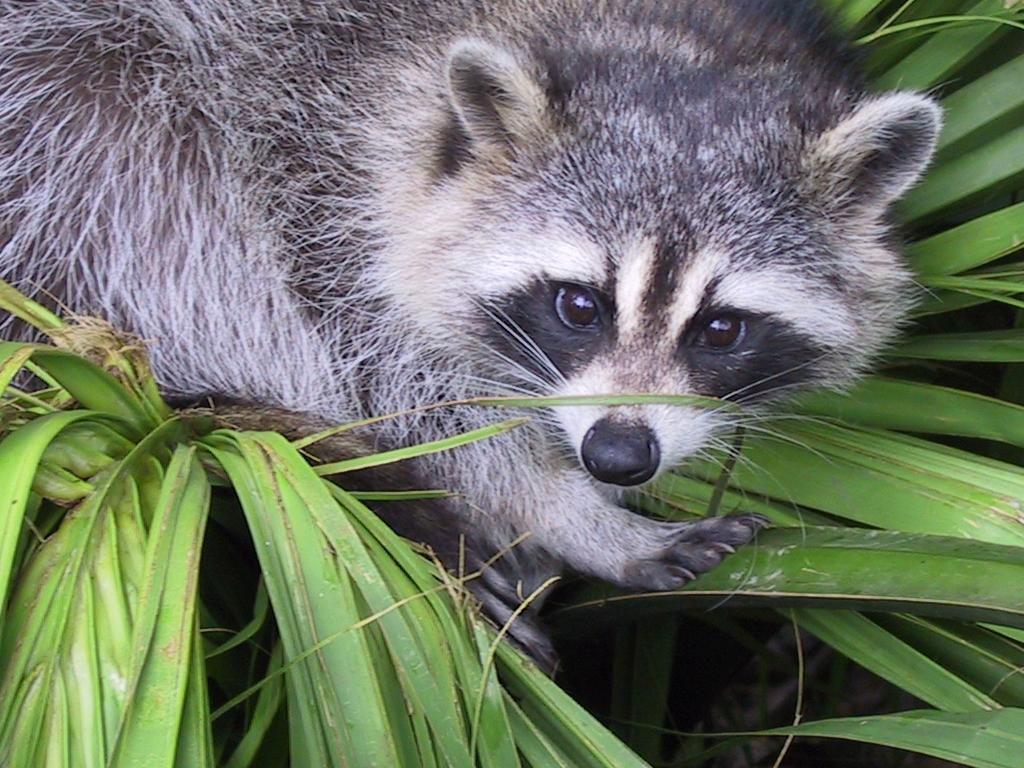
#> input picture Day_01/ex04/animal.jpeg, 1024 x 768 px
$ python rotate.py
#> lines starting #> are read from the running program, lines starting #| are printed output that depends on the picture
### Day_01/ex04/load_image.py
import os

import numpy as np
from PIL import Image


def ft_load(path: str) -> any:
    """
    This function takes a path on a format string (URL), checks if the object
    is a JPG or JPEG image, then returns its dimensions.
    """
    if os.path.exists(path):
        _, extension = os.path.splitext(path)
        if extension.lower() in [".jpeg", ".jpg"]:
            try:
                with Image.open(path) as img:
                    img_rgb = img.convert(
                        "RGB"
                    )  # on convertit l'image pixel par pixel en RGB
                    image_array = np.array(
                        img_rgb
                    )  # l'image est convertie ensuite en array
                    # print(f"The shape of image is: {image_array.shape}")
                    return image_array
            except IOError:
                print("Error opening this file.")
                return ()
        else:
            print("This file format isn't authorized")
            return ()
    else:
        print("This path doesn't exist")
        return ()


# La ligne "_, extension = os.path.splitext(path)" va creer un tuple, avec d'une part
# root : le tout le chemin en dehors de l'extension, et de l'autre côté l'extension.
# On doit ensuite calculer les dimensions de l'image.

### Day_01/ex04/rotate.py
import math
import numpy as np
from load_image import ft_load
from PIL import Image


def ft_rotate(img_array, angle):

    height, width = img_array.shape[:2]
    new_img_array = np.zeros_like(img_array)
    angle_rad = math.radians(angle)
    c_x, c_y = width / 2, height / 2

    for y in range(height):
        for x in range(width):
            # Calcul des nouvelles positions
            new_x = int(
                (x - c_x) * math.cos(angle_rad) - (y - c_y) * math.sin(angle_rad) + c_x
            )
            new_y = int(
                (x - c_x) * math.sin(angle_rad) + (y - c_y) * math.cos(angle_rad) + c_y
            )

            # Vérification que les nouvelles positions sont dans les limites de l'image
            if 0 <= new_x < width and 0 <= new_y < height:
                new_img_array[new_y, new_x] = img_array[y, x]
    return new_img_array


def ft_transpose(path_img, start_row, end_row, start_col, end_col, angle):
    """
    Load an image, cut it into a square and rotate it before printing it in grayscale.

    :param path_img: Path to the image file.
    :param start_row: Start index for rows.
    :param end_row: End index for rows.
    :param start_col: Start index for columns.
    :param end_col: End index for columns.
    :param angle : Rotation angle.
    :return: A NumPy array of the sliced and grayscaled region.
    """
    img_load_array = ft_load(path_img)
    img_load = Image.fromarray(img_load_array)
    img_cut = img_load.crop(
        (start_col, start_row, end_col, end_row)
    )  # attention au tuple pour crop()
    img_gray_cut = img_cut.convert("L")
    img_gray_cut_array = np.array(img_gray_cut)
    gray_cut_array_reshaped = np.expand_dims(
        img_gray_cut_array, axis=-1
    )  # premier ajout de la 3e dimension

    print(
        f"The shape of image is: {gray_cut_array_reshaped.shape} or \
            ({end_row - start_row}, {end_col - start_col})"
    )
    print(gray_cut_array_reshaped)

    # Rotation :
    rotated_img = ft_rotate(gray_cut_array_reshaped, 90)
    print(f"New shape after Transpose: {rotated_img.shape[:2]}")
    print(rotated_img)
    return rotated_img
    # Il faut a nouveau ajouter la 3dim car la rotation se fait sur un 2D array,
    # la 3d est perdue
    # il s'agit avant tout d'un souci de compatibilite pour les affichages des images


def main():
    rotated_image = ft_transpose("animal.jpeg", 100, 500, 100, 500, 90)
#> in ft_load, img is the input picture: PIL image 1024x768 RGB; mean R, G, B 110.7, 117.7, 102.1
#> in ft_transpose, `img_cut = img_load.crop( (start_col, start_row, end_col, end_row) )`:
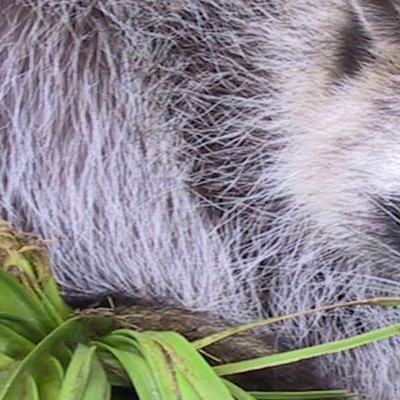
#> img_cut: PIL image 400x400 RGB; mean R, G, B 142.5, 139.3, 141.8
#> in ft_transpose, `img_gray_cut = img_cut.convert("L")`:
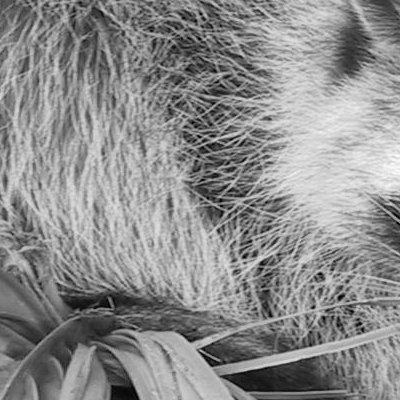
#> img_gray_cut: PIL image 400x400 L; min 0, max 253, mean 140.6
#| The shape of image is: (400, 400, 1) or             (400, 400)
#> (printed output is left out)
#> after the loop in ft_rotate, `for y in range(height):`:
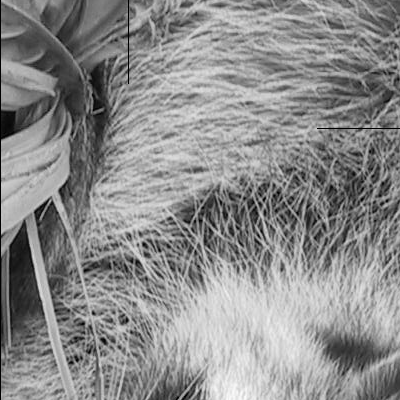
#> new_img_array: shape (400, 400, 1); min 0, max 253, mean 140.1
#| New shape after Transpose: (400, 400)
#> (printed output is left out)
    # Idem, on doit convertir le return de l'array en PIL image, si
    Image.fromarray(rotated_image[:, :, 0]).show()


if __name__ == "__main__":
    main()
